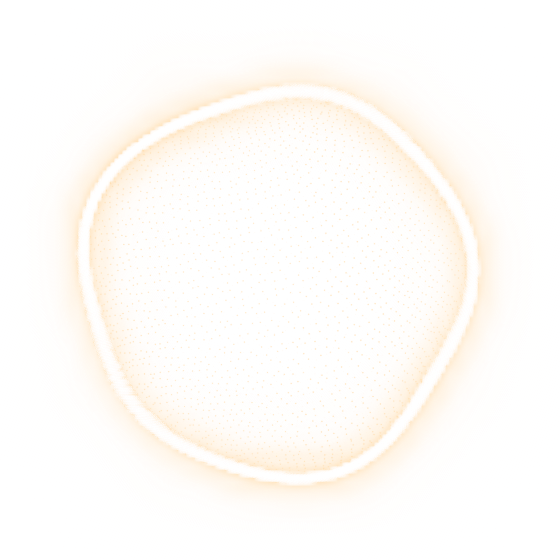
#> input picture tests/fixtures/rim-before.png, 560 x 560 px, found by its file name
$ python verify_rim.py
#> lines starting #> are read from the running program, lines starting #| are printed output that depends on the picture; pictures that were not available may be replaced by others from this repository, and a replacement may not be noted
"""Compare inward-fold thickness with the preceding uniform-band render."""
from pathlib import Path
from PIL import Image,ImageChops
import math,statistics,json
folder=Path(__file__).resolve().parents[1]/'artifacts';checks=[]
def verify(name,ok):
    checks.append({'check':name,'pass':bool(ok)});print(('PASS ' if ok else 'FAIL ')+name)
def widths(im):
    result=[]
    for j in range(180):
        c,s=math.cos(j*math.tau/180),math.sin(j*math.tau/180)
        samples=[im.getpixel((round(280+r*c),round(280+r*s))) for r in range(135,246)]
        band=[i for i in range(2,len(samples)-2) if sum(samples[i-2:i+3])/5>100]
        if band:result.append(max(band)-min(band))
    return result
before=Image.open(folder/'rim-before.png').getchannel('A');after=Image.open(folder/'heat-0-2.png').getchannel('A')
#> after `before = Image.open(folder / 'rim-before.png').getchannel('A')`:
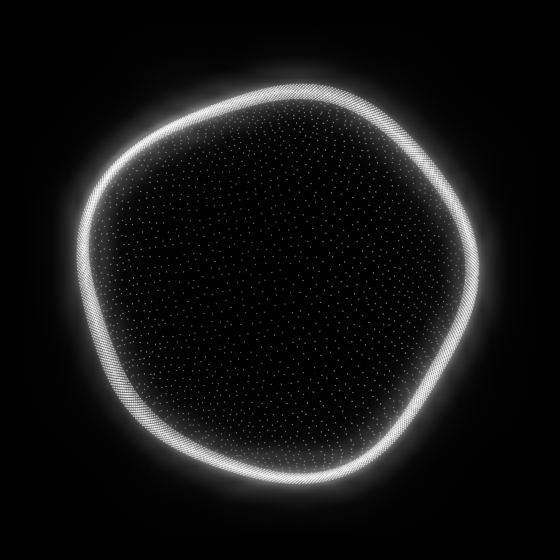
#> before: PIL image 560x560 L; min 0, max 252, mean 19.9
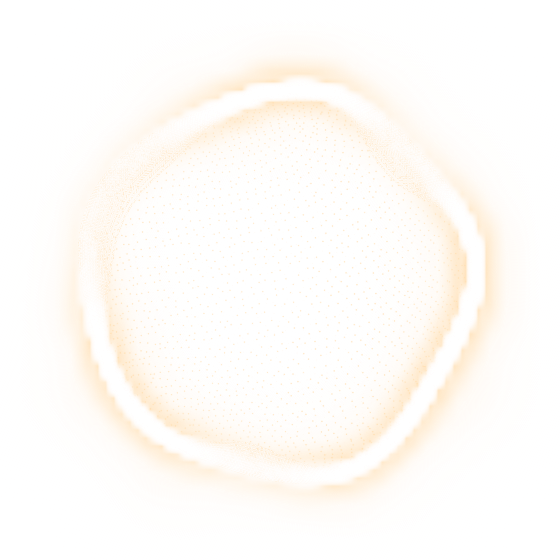
#> input picture tests/fixtures/bloom-resolution-before.png, 560 x 560 px, given in place of heat-0-2.png, which was not available
#> after `after = Image.open(folder / 'heat-0-2.png').getchannel('A')`:
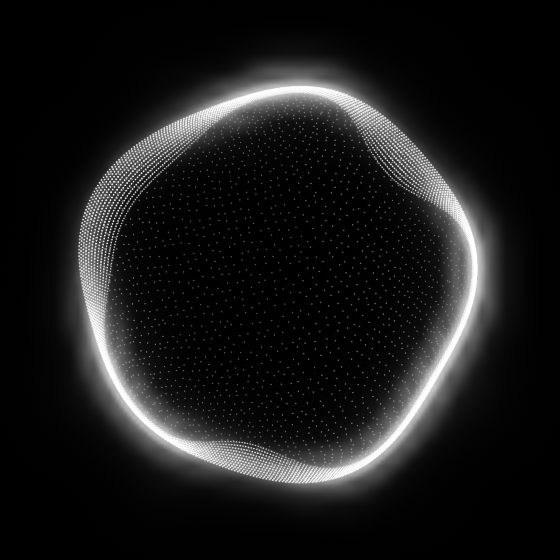
#> after: PIL image 560x560 L; min 0, max 255, mean 26.1
old,new=widths(before),widths(after)
#> the loop in widths, `for j in range(180):` made 180 passes
#> band on passes 29, 31, 32: [50, 51, 52, 53, 54, 55, 56, 57, 58, 59, 60, 61, 62, 63, 64], [53, 54, 55, 56, 57, 58, 59, 60, 61, 62, 63, 64, 65, 66, 67], [54, 55, 56, 57, 58, 59, 60, 61, 62, 63, 64, 65, 66, 67, 68]
#> after the loop in widths, `for j in range(180):`: result = 180 values, max 18 at index 69, min 13 at index 37, mean 15.48
#> old has the same summary as result in widths; new = 180 values, max 33 at index 114, min 12 at index 103, mean 25.57
verify('Inner band has substantially varied thickness around the rim',statistics.pstdev(new)>statistics.pstdev(old)*2)
verify('Broad inward folds are visible at native 560px',max(new)>max(old)+10)
verify('Thin stretches are at most half the broad-fold width',min(new)<=max(new)*.5)
# Broader luminous folds slightly change distant halo tails. Permit at most
# one 8-bit alpha level; particle relocation or opaque centre fill must fail.
verify('Sparse centre changes by at most one alpha level',max(ImageChops.difference(before,after).crop((220,220,340,340)).getdata())<=1)
verify('Inward folds retain transparent corners',after.getpixel((0,0))==0)
(folder/'rim-verification.json').write_text(json.dumps({'checks':checks,'metrics':{'old_width_px':[min(old),max(old)],'new_width_px':[min(new),max(new)],'old_width_std':statistics.pstdev(old),'new_width_std':statistics.pstdev(new)}},indent=2))
assert all(c['pass'] for c in checks)
